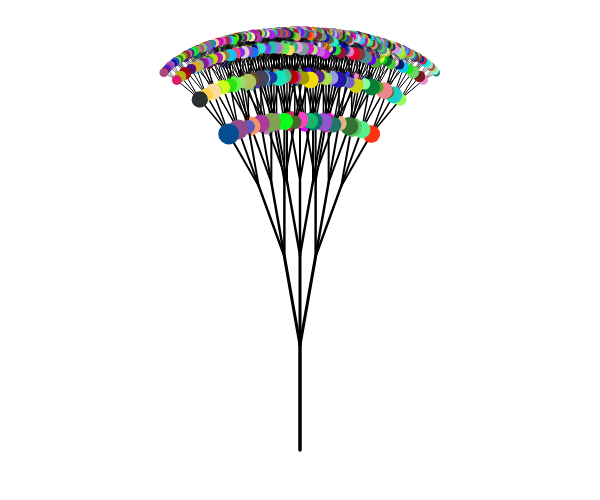
Frame 1 (no input)
Frame 60 (no input): identical to frame 1, image omitted
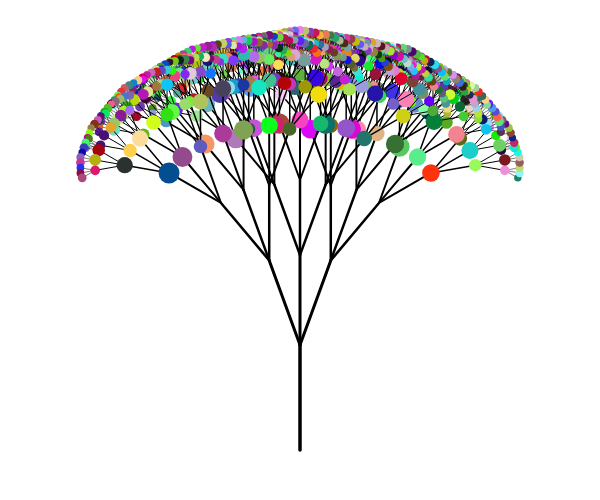
Frame 120 (the mouse pressed at the canvas centre since frame 60)

The p5.js sketch that drew these frames (run headless with seeded random() and noise() and a simulated clock; from frame 60 on, the mouse is pressed at the canvas centre):

// p5.js sketch
// ── sketch.js
// Balloon Tree
// Luka Sullivan
// December 19, 2024
// This is a program that makes a tree that has balloons on it. Balloons can be added by x and deleted by z. The angles of the branches can be moved by the mouse as well.

let scale = 15; //sets scale to 15 
let leafDepth = 5; //sets leafDepth to 5

function setup() {
  createCanvas(windowWidth/2, windowHeight/2);
  background(255);
  keyPressed(); //calls keypressed
}

function draw() {
  background(255); //clears canvas with white background
  randomSeed(20); //makes colors constant and not flashing
  let branchAngle = map(mouseX, 0, width, 10, 30); //maps mouse x position to control the branch angle
  //draws the tree starting
  drawTree(width/2, height*0.9, 90, branchAngle, 7);
}

function drawLine(x1,  y1,  x2,  y2, depth) {
  //draw a line segment connecting (x1,y1) to (x2,y2)
  stroke(0); //set the stroke color to black
  strokeWeight(depth); //set stroke thickness  based on depth
  line(x1, y1, x2, y2); //draw the line from (x1, y1) tp (x2, y2)
}

function drawTree(x1, y1, angle, branchAngle, depth) { //recursivly draws tree
  if (depth > 0) { //continues only if the depth is greater than 0
    let x2 = x1 + (cos(radians(angle))*depth*scale); //calculate endpoints of current branch
    let y2 = y1 - (sin(radians(angle))*depth*scale); //using trig ratios. Get shorter based on depth
    //draws the current branch
    drawLine(x1, y1, x2, y2, depth * 0.5);


    //3-branch tree
    //recursively draw smaller branches
    drawTree(x2, y2, angle-branchAngle, branchAngle, depth-1); //left branch
    drawTree(x2, y2, angle, branchAngle, depth-1); //middle branch
    drawTree(x2, y2, angle+branchAngle, branchAngle, depth-1); //right branch

    //if the depth is shallow enough, add a leaf at the branch's end
    if (depth < leafDepth) {
      drawLeaf(x2, y2, depth);
    }
  }
}

//function to draw a leaf at the end of a branchT
function drawLeaf(x, y, depth) {
  let leafSize = random(depth*2, depth*4); //finds leaf size based on depth

  fill(random(0,255), random(0,255), random(0,255)); //sets a random color for the leaf
  noStroke(); //deletes the stroke for the leaf
  ellipse(x, y, leafSize+5, leafSize+5); //shape of leaf
}

//function for add and deleting balloons when key is pressed
function keyPressed() {
  if (key === 'z') { //when z is pressed, it decreases the minimum depth 
    leafDepth = max(0, leafDepth - 1); //makes sure leaf depth doesnt go below 0
  }
  if (key === 'x') { //when x is pressed, it increases the maximum leaf depth 
    leafDepth = min(7, leafDepth + 1); //makes sure leaf depth doesnt go above 7
  }
}
